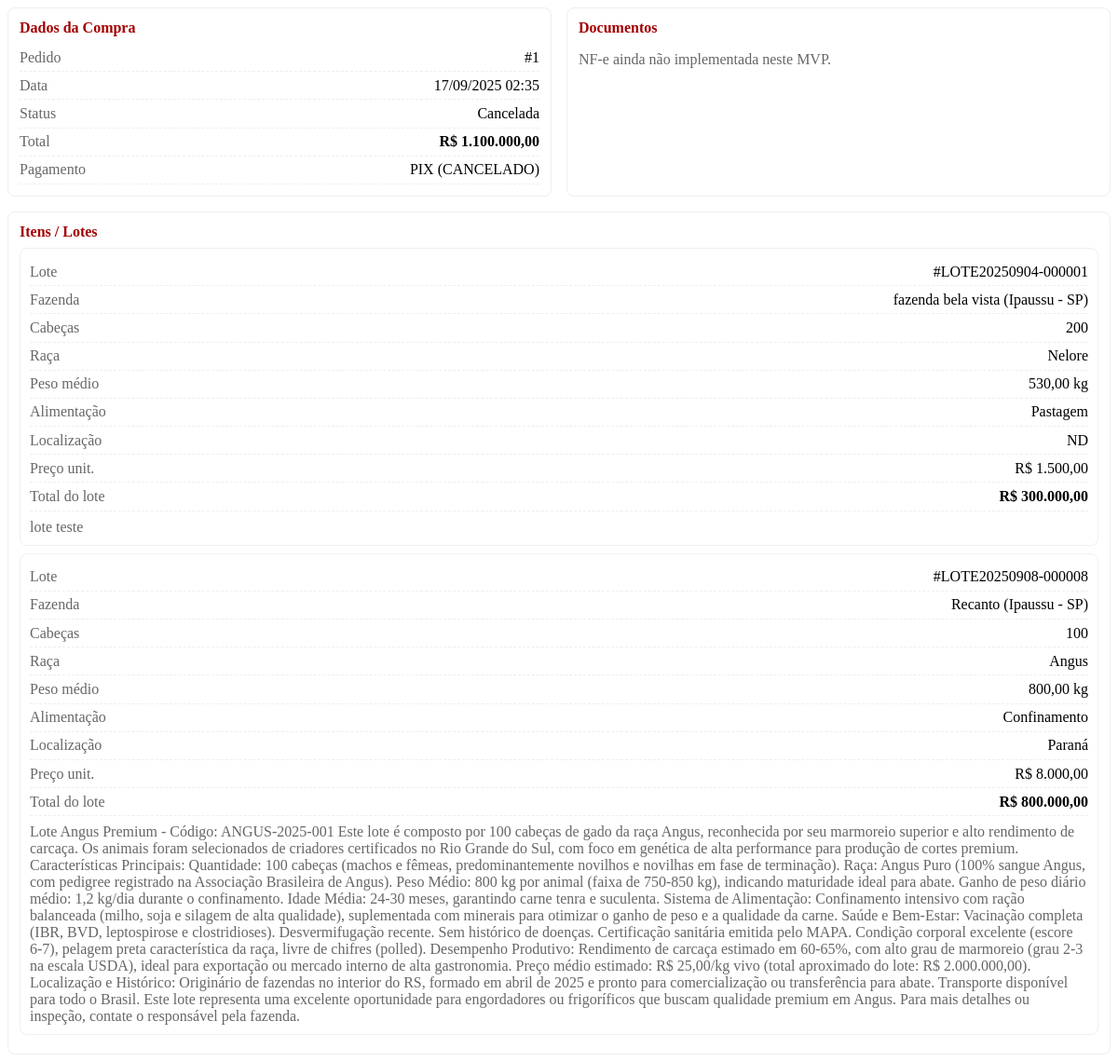
The app's page /detalhes-pedido.php?id=1 (signed in) with its own data.
### tables this page shows
CREATE TABLE `pagamentos` (
  `id` bigint(20) UNSIGNED NOT NULL,
  `pedido_id` bigint(20) UNSIGNED NOT NULL,
  `metodo` enum('PIX','CARTAO') NOT NULL,
  `status` enum('PENDENTE','APROVADO','RECUSADO','CANCELADO','EXPIRADO') NOT NULL DEFAULT 'PENDENTE',
  `valor` decimal(12,2) NOT NULL,
  `moeda` char(3) NOT NULL DEFAULT 'BRL',
  `referencia_externa` varchar(100) DEFAULT NULL,
  `payload` longtext DEFAULT NULL CHECK (json_valid(`payload`)),
  `created_at` timestamp NOT NULL DEFAULT current_timestamp(),
  `updated_at` timestamp NOT NULL DEFAULT current_timestamp() ON UPDATE current_timestamp(),
  `confirmado_em` datetime DEFAULT NULL,
  `expiracao_em` datetime DEFAULT NULL
);

CREATE TABLE `pedidos` (
  `id` bigint(20) UNSIGNED NOT NULL,
  `frigorifico_id` bigint(20) UNSIGNED NOT NULL,
  `status` enum('CRIADO','AGUARDANDO_PAGAMENTO','PAGO','CANCELADO') NOT NULL DEFAULT 'CRIADO',
  `total_itens` decimal(12,2) NOT NULL DEFAULT 0.00,
  `desconto` decimal(12,2) NOT NULL DEFAULT 0.00,
  `frete` decimal(12,2) NOT NULL DEFAULT 0.00,
  `total_pedido` decimal(12,2) NOT NULL DEFAULT 0.00,
  `nf_url` varchar(500) DEFAULT NULL,
  `created_at` timestamp NOT NULL DEFAULT current_timestamp(),
  `updated_at` timestamp NOT NULL DEFAULT current_timestamp() ON UPDATE current_timestamp(),
  `pago_em` datetime DEFAULT NULL,
  `cancelado_em` datetime DEFAULT NULL,
  `status_transporte` varchar(50) DEFAULT 'pendente'
);

CREATE TABLE `pedido_itens` (
  `id` bigint(20) UNSIGNED NOT NULL,
  `pedido_id` bigint(20) UNSIGNED NOT NULL,
  `lote_id` bigint(20) UNSIGNED NOT NULL,
  `fazenda_id` bigint(20) UNSIGNED NOT NULL,
  `codigo_lote` varchar(32) NOT NULL,
  `quantidade_cabecas` int(10) UNSIGNED NOT NULL,
  `preco_unitario_cab` decimal(12,2) NOT NULL,
  `valor_total` decimal(12,2) NOT NULL,
  `status` enum('RESERVADO','CONFIRMADO','CANCELADO') NOT NULL DEFAULT 'RESERVADO',
  `created_at` timestamp NOT NULL DEFAULT current_timestamp(),
  `updated_at` timestamp NOT NULL DEFAULT current_timestamp() ON UPDATE current_timestamp()
);

CREATE TABLE `usuarios` (
  `id` bigint(20) UNSIGNED NOT NULL,
  `tipo_usuario` enum('FAZENDA','FRIGORIFICO','TRANSPORTADORA') NOT NULL,
  `nome_razao` varchar(255) NOT NULL,
  `email` varchar(255) NOT NULL,
  `telefone` varchar(30) NOT NULL,
  `senha_hash` varchar(255) DEFAULT NULL,
  `cnpj` char(14) DEFAULT NULL,
  `cpf` char(11) DEFAULT NULL,
  `cep` varchar(20) NOT NULL,
  `cidade` varchar(120) NOT NULL,
  `estado` char(2) NOT NULL,
  `bairro` varchar(120) DEFAULT NULL,
  `rua` varchar(255) DEFAULT NULL,
  `numero` varchar(30) DEFAULT NULL,
  `complemento` varchar(255) DEFAULT NULL,
  `latitude` decimal(9,6) DEFAULT NULL,
  `longitude` decimal(9,6) DEFAULT NULL,
  `created_at` timestamp NOT NULL DEFAULT current_timestamp(),
  `updated_at` timestamp NOT NULL DEFAULT current_timestamp() ON UPDATE current_timestamp()
);

CREATE TABLE `lote_bois` (
  `id` bigint(20) UNSIGNED NOT NULL,
  `fazenda_id` bigint(20) UNSIGNED NOT NULL,
  `codigo_lote` varchar(32) NOT NULL,
  `created_at` timestamp NOT NULL DEFAULT current_timestamp(),
  `updated_at` timestamp NOT NULL DEFAULT current_timestamp() ON UPDATE current_timestamp(),
  `quantidade` int(10) UNSIGNED NOT NULL,
  `peso_medio_kg` decimal(7,2) NOT NULL,
  `raca` varchar(100) NOT NULL,
  `preco` decimal(12,2) NOT NULL,
  `historico_vacinacao` text NOT NULL,
  `tipo_alimentacao` varchar(100) NOT NULL,
  `descricao` text DEFAULT NULL,
  `status` enum('DISPONIVEL','EM_NEGOCIACAO','VENDIDO','INATIVO') NOT NULL DEFAULT 'DISPONIVEL',
  `localizacao` varchar(100) NOT NULL DEFAULT 'ND',
  `preco_total` decimal(10,2) NOT NULL DEFAULT 0.00,
  `imagem` varchar(255) DEFAULT NULL
);

### detalhes-pedido.php (the view, shortened to what this page needs)
<?php
require 'conexao.php';
$usuario = $_SESSION['usuario'] ?? null;
$pedido_id = (int)($_GET['id'] ?? 0);
function e($s){ return htmlspecialchars((string)$s, ENT_QUOTES|ENT_SUBSTITUTE, 'UTF-8'); }
function brl($v){ return 'R$ ' . number_format((float)$v, 2, ',', '.'); }
function dtbr($ts){ return date('d/m/Y H:i', strtotime($ts)); }
$sql = "
  SELECT p.id, p.created_at, p.total_pedido, p.status,
         pg.metodo AS pagamento_metodo, pg.status AS pagamento_status, pg.created_at AS pagamento_criado
  FROM pedidos p
  LEFT JOIN pagamentos pg ON pg.pedido_id = p.id
  WHERE p.id=? AND p.frigorifico_id=?
  ORDER BY pg.id DESC
  LIMIT 1
";
$stmt = $conn->prepare($sql);
$stmt->bind_param('ii', $pedido_id, $usuario['id']);
$stmt->execute();
$pedido = $stmt->get_result()->fetch_assoc();
$sql = "
  SELECT
    pi.id AS pedido_item_id, pi.codigo_lote, pi.quantidade_cabecas, pi.preco_unitario_cab, pi.valor_total,
    u.id AS fazenda_id, u.nome_razao AS fazenda_nome, u.cidade, u.estado,
    lb.raca, lb.peso_medio_kg, lb.tipo_alimentacao, lb.localizacao, lb.descricao
  FROM pedido_itens pi
  JOIN usuarios u   ON u.id = pi.fazenda_id
  LEFT JOIN lote_bois lb ON lb.id = pi.lote_id
  WHERE pi.pedido_id = ?
  ORDER BY pi.id ASC
";
$stmt = $conn->prepare($sql);
$stmt->bind_param('i', $pedido_id);
$stmt->execute();
$itens = $stmt->get_result()->fetch_all(MYSQLI_ASSOC);
function badge($status){
  $map = [
    'PAGO' => ['Concluída','status-completed'],
    'AGUARDANDO_PAGAMENTO' => ['Aguardando pagamento','status-pending'],
    'CANCELADO' => ['Cancelada','status-canceled'],
    'CRIADO' => ['Criado','status-intransit'],
  ];
  $d = $map[$status] ?? [$status, 'status-pending'];
  return '<span class="status-badge '.$d[1].'">'.e($d[0]).'</span>';
}
?>
<div class="grid">
  <div class="box">
    <div class="title"><i class="fas fa-receipt"></i> Dados da Compra</div>
    <div class="row"><span class="muted">Pedido</span><span>#<?= (int)$pedido['id'] ?></span></div>
    <div class="row"><span class="muted">Data</span><span><?= e(dtbr($pedido['created_at'])) ?></span></div>
    <div class="row"><span class="muted">Status</span><span><?= badge($pedido['status']) ?></span></div>
    <div class="row"><span class="muted">Total</span><span><strong><?= brl($pedido['total_pedido']) ?></strong></span></div>
    <?php if ($pedido['pagamento_metodo']): ?>
      <div class="row"><span class="muted">Pagamento</span><span><?= e($pedido['pagamento_metodo']) ?> (<?= e($pedido['pagamento_status']) ?>)</span></div>
    <?php endif; ?>
  </div>
  <div class="box">
    <div class="title"><i class="fas fa-file-invoice"></i> Documentos</div>
    <p class="muted">NF-e ainda não implementada neste MVP.</p>
  </div>
</div>
<div class="box" style="margin-top:1rem">
  <div class="title"><i class="fas fa-cow"></i> Itens / Lotes</div>
  <?php if (!$itens): ?>
    <p>Nenhum item.</p>
  <?php else: ?>
    <?php foreach ($itens as $it): ?>
      <div style="border:1px solid #f0f0f0;border-radius:8px;padding:10px;margin:.5rem 0">
        <div class="row"><span class="muted">Lote</span><span>#<?= e($it['codigo_lote']) ?></span></div>
        <div class="row"><span class="muted">Fazenda</span><span><?= e($it['fazenda_nome']) ?> (<?= e($it['cidade']) ?> - <?= e($it['estado']) ?>)</span></div>
        <div class="row"><span class="muted">Cabeças</span><span><?= (int)$it['quantidade_cabecas'] ?></span></div>
        <div class="row"><span class="muted">Raça</span><span><?= e($it['raca']) ?></span></div>
        <div class="row"><span class="muted">Peso médio</span><span><?= number_format((float)$it['peso_medio_kg'],2,',','.') ?> kg</span></div>
        <div class="row"><span class="muted">Alimentação</span><span><?= e($it['tipo_alimentacao']) ?></span></div>
        <div class="row"><span class="muted">Localização</span><span><?= e($it['localizacao']) ?></span></div>
        <div class="row"><span class="muted">Preço unit.</span><span><?= brl($it['preco_unitario_cab']) ?></span></div>
        <div class="row"><span class="muted">Total do lote</span><span><strong><?= brl($it['valor_total']) ?></strong></span></div>
        <?php if (!empty($it['descricao'])): ?>
          <div style="margin-top:.5rem" class="muted"><?= e($it['descricao']) ?></div>
        <?php endif; ?>
      </div>
    <?php endforeach; ?>
  <?php endif; ?>
</div>

### detalhes-pedido.php (style rules this page uses)
.grid { display:grid;grid-template-columns:repeat(auto-fit,minmax(260px,1fr));gap:1rem }
.box { border:1px solid #eee;border-radius:8px;padding:12px }
.title { font-weight:600;margin-bottom:.5rem;color:#a30000 }
.row { display:flex;justify-content:space-between;border-bottom:1px dashed #eee;padding:.35rem 0 }
.muted { color:#666 }

### records on screen
pagamentos: pedido "1", pedido.created_at "17/09/2025 02:35", pedido.status "Cancelada", pedido.total_pedido "R$ 1.100.000,00", metodo "PIX", status "CANCELADO"
pedido_itens: codigo_lote "LOTE20250904-000001", fazenda.nome_razao "fazenda bela vista", fazenda.cidade "Ipaussu", fazenda.estado "SP", quantidade_cabecas "200", lote.raca "Nelore", lote.peso_medio_kg "530,00", lote.tipo_alimentacao "Pastagem", lote.localizacao "ND", preco_unitario_cab "R$ 1.500,00", valor_total "R$ 300.000,00", lote.descricao "lote teste"
pedido_itens: codigo_lote "LOTE20250908-000008", fazenda.nome_razao "Recanto", fazenda.cidade "Ipaussu", fazenda.estado "SP", quantidade_cabecas "100", lote.raca "Angus", lote.peso_medio_kg "800,00", lote.tipo_alimentacao "Confinamento", lote.localizacao "Paraná", preco_unitario_cab "R$ 8.000,00", valor_total "R$ 800.000,00", lote.descricao "Lote Angus Premium - Código: ANGUS-2025-001 Este lote é composto por 100 cabeças de gado da raça Angus, reconhecida por seu marmoreio superior e alto rendimento de carcaça. Os animais foram selecionados de criadores certificados no Rio Grande do Sul, com foco em genética de alta performance para produção de cortes premium. Características Principais: Quantidade: 100 cabeças (machos e fêmeas, predominantemente novilhos e novilhas em fase de terminação). Raça: Angus Puro (100% sangue Angus, com pedigree registrado na Associação Brasileira de Angus). Peso Médio: 800 kg por animal (faixa de 750-850 kg), indicando maturidade ideal para abate. Ganho de peso diário médio: 1,2 kg/dia durante o…"
